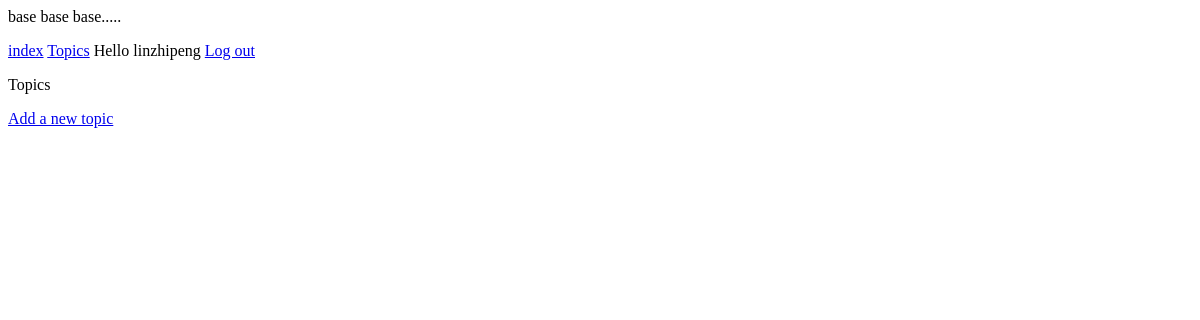
Page /topics/ (signed in) on the earlier database version.
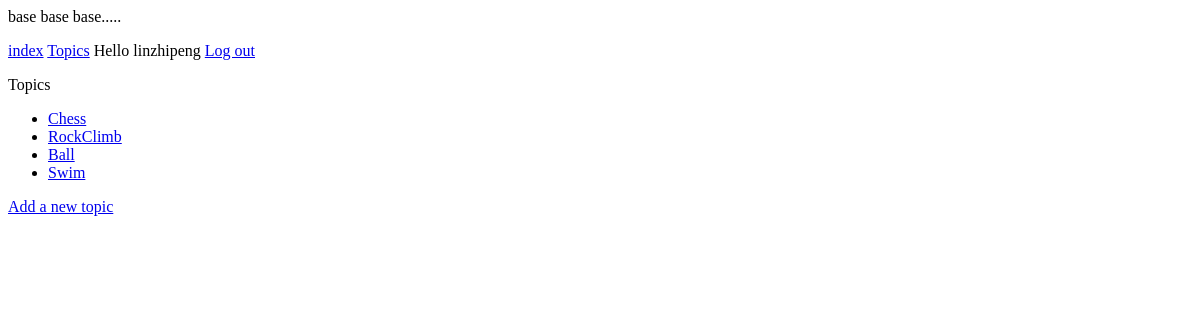
Same page on the later database version.
### FirstDiango/models.py (models this page shows)
class Topic(models.Model):
    text = models.CharField(max_length=200)
    date_added = models.DateTimeField(auto_now_add=True)
    owner = models.ForeignKey(User)
    def __str__(self):
        return self.text

### FirstDiango/views.py (the view)
# urls.py: url(r'^topics/$', views.topics, name='topics'),
@login_required
def topics(request):
    topics = Topic.objects.filter(owner=request.user).order_by('date_added')
    context = {'topics': topics}
    return render(request=request, template_name='linzhipeng/topics.html', context=context)

### templates/linzhipeng/topics.html
{% extends 'linzhipeng/base.html' %}
{% block content %}
    <p>Topics</p>
<ul>
    {% for topic  in topics %}
        <li><a href="{% url 'linzhipeng:topic' topic.id %}">{{ topic }}</a></li>
    {% endfor %}
</ul>
    <a href="{% url 'linzhipeng:new_topic' %}">Add a new topic</a>
{% endblock content %}

### templates/linzhipeng/base.html
<p>
    base base base.....
</p>
<p>
    <a href="{% url 'linzhipeng:index' %}">index</a>
    <a href="{% url 'linzhipeng:topics' %}">Topics</a>
    {% if user.is_authenticated %}
        Hello {{ user.username }}
        <a href="{% url 'users:logout' %}">Log out</a>
    {% else %}
        <a href="{% url 'users:register' %}">Register</a>
        <a href="{% url 'users:login' %}">Log in</a>
    {% endif %}
</p>
{% block content %}{% endblock content %}

Differences in the rows shown:
now on this page (row edited): Topic: text "Chess"
now on this page (row edited): Topic: text "RockClimb"
now on this page (row edited): Topic: text "Ball"
now on this page (row edited): Topic: text "Swim"
